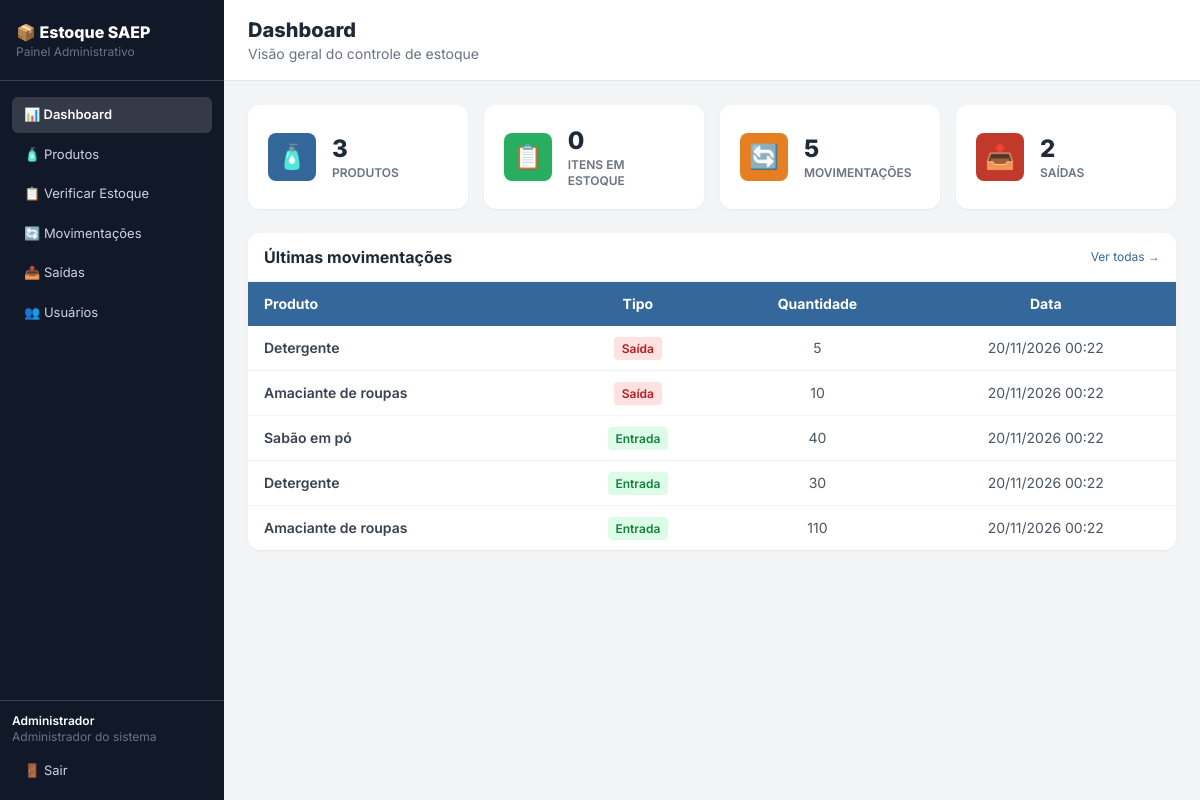
The app's page /index.php (signed in) with its own data.
### tables this page shows
CREATE TABLE `user` (
    id_user INT AUTO_INCREMENT NOT NULL PRIMARY KEY,
    nome VARCHAR(100) NOT NULL,
    login VARCHAR(50) NOT NULL UNIQUE,
    senha_hash VARCHAR(255) NOT NULL,
    perfil VARCHAR(10) NOT NULL DEFAULT 'OPERADOR' CHECK (perfil IN ('ADMIN', 'OPERADOR')),
    ativo TINYINT(1) NOT NULL DEFAULT 1
);

CREATE TABLE movimentacao (
    id_movimentacao INT AUTO_INCREMENT NOT NULL PRIMARY KEY,
    tipo VARCHAR(10) NOT NULL CHECK (tipo IN ('ENTRADA', 'SAIDA')),
    quantidade INTEGER NOT NULL CHECK (quantidade > 0),
    id_produto INTEGER NOT NULL,
    datetime_movimentacao DATETIME NOT NULL,
    id_user INTEGER NOT NULL,
    FOREIGN KEY (id_produto) REFERENCES produto(id_produto),
    FOREIGN KEY (id_user) REFERENCES `user`(id_user)
);

CREATE TABLE produto (
    id_produto INT AUTO_INCREMENT NOT NULL PRIMARY KEY,
    nome VARCHAR(100) NOT NULL,
    quantidade_estoque INTEGER NOT NULL DEFAULT 0 CHECK (quantidade_estoque >= 0),
    valor_unitario NUMERIC(10,2) NOT NULL,
    data_cadastro DATE NOT NULL DEFAULT (CURRENT_DATE)
);

### includes/auth.php (called while the page is built, shortened)
<?php
require_once __DIR__ . '/../conexao.php';
function usuario_logado() {
    return $_SESSION['usuario'] ?? null;
}
function eh_admin() {
    $u = usuario_logado();
    return $u && $u['perfil'] === PERFIL_ADMIN;
}
function exigir_login() {
    global $pdo;
    $u = usuario_logado();
    if ($u) {
        $st = $pdo->prepare("SELECT id_user, nome, login, perfil FROM `user` WHERE id_user = ? AND ativo = 1");
        $st->execute([$u['id_user']]);
        $atual = $st->fetch();
        if ($atual) {
            return;
        }
    }
    exit;
}

### index.php (the view)
<?php
require_once __DIR__ . '/includes/auth.php';
exigir_login();
require_once __DIR__ . '/includes/menu.php';
$sql = "SELECT
    (SELECT COUNT(*) FROM produto) AS produtos,
    (SELECT COALESCE(SUM(quantidade_estoque), 0) FROM produto) AS itens,
    (SELECT COUNT(*) FROM movimentacao) AS movimentacoes,
    (SELECT COUNT(*) FROM movimentacao WHERE tipo = 'SAIDA') AS saidas";
$totais = $pdo->query($sql)->fetch();
$cards = [
    ["🧴", "Produtos", $totais["produtos"], "produtos.php", "bg-senai-blue"],
    ["📋", "Itens em estoque", $totais["itens"], "estoque.php", "bg-senai-green"],
    ["🔄", "Movimentações", $totais["movimentacoes"], "movimentacoes.php", "bg-senai-orange"],
    ["📤", "Saídas", $totais["saidas"], "saidas.php", "bg-senai-red"],
];
?>
    <main class="flex-1 flex flex-col">
        <div class="bg-white border-b border-gray-200 px-6 py-4">
            <h1 class="text-xl font-extrabold text-gray-800">Dashboard</h1>
            <p class="text-sm text-gray-500">Visão geral do controle de estoque</p>
        </div>
        <div class="p-6 flex-1">
            <div class="grid grid-cols-2 lg:grid-cols-4 gap-4 mb-6">
                <?php foreach ($cards as $c): ?>
                    <a href="<?= $c[3] ?>" class="bg-white rounded-xl shadow-sm p-5 flex items-center gap-4 hover:shadow-md transition">
                        <div class="<?= $c[4] ?> text-white text-2xl w-12 h-12 rounded-lg flex items-center justify-center"><?= $c[0] ?></div>
                        <div>
                            <p class="text-2xl font-extrabold text-gray-800"><?= $c[2] ?></p>
                            <p class="text-xs text-gray-500 uppercase font-semibold"><?= $c[1] ?></p>
                        </div>
                    </a>
                <?php endforeach; ?>
            </div>
            <div class="bg-white rounded-xl shadow-sm overflow-hidden">
                <div class="px-4 py-3 border-b border-gray-100 flex items-center justify-between">
                    <h2 class="font-bold text-gray-800">Últimas movimentações</h2>
                    <a href="movimentacoes.php" class="text-xs text-senai-blue hover:underline">Ver todas →</a>
                </div>
                <table class="w-full text-sm">
                    <thead class="bg-senai-blue text-white">
                        <tr>
                            <th class="px-4 py-3 text-left">Produto</th>
                            <th class="px-4 py-3 text-center">Tipo</th>
                            <th class="px-4 py-3 text-center">Quantidade</th>
                            <th class="px-4 py-3 text-center">Data</th>
                        </tr>
                    </thead>
                    <tbody class="divide-y divide-gray-100">
                    <?php
                        $sql = "SELECT m.tipo, m.quantidade, m.datetime_movimentacao, p.nome
                                FROM movimentacao m
                                JOIN produto p ON p.id_produto = m.id_produto
                                ORDER BY m.id_movimentacao DESC LIMIT 5";
                        $movimentacoes = $pdo->query($sql)->fetchAll();
                        foreach ($movimentacoes as $m):
                    ?>
                        <tr class="hover:bg-gray-50 transition">
                            <td class="px-4 py-3 text-gray-700 font-semibold"><?= htmlspecialchars($m["nome"]) ?></td>
                            <td class="px-4 py-3 text-center">
                                <?php if ($m["tipo"] == "ENTRADA"): ?>
                                    <span class="bg-green-100 text-green-700 text-xs font-semibold px-2 py-1 rounded">Entrada</span>
                                <?php else: ?>
                                    <span class="bg-red-100 text-red-700 text-xs font-semibold px-2 py-1 rounded">Saída</span>
                                <?php endif; ?>
                            </td>
                            <td class="px-4 py-3 text-center text-gray-600"><?= $m["quantidade"] ?></td>
                            <td class="px-4 py-3 text-center text-gray-600"><?= date("d/m/Y H:i", strtotime($m["datetime_movimentacao"])) ?></td>
                        </tr>
                    <?php endforeach; ?>
                    </tbody>
                </table>
            </div>
        </div>
    </main>
</body>
</html>

### includes/menu.php (shortened to what this page needs)
<?php
$pagina = basename($_SERVER['PHP_SELF']);
$ativo = function ($prefixo) use ($pagina) {
    return strpos($pagina, $prefixo) === 0 ? 'active' : '';
};
?>
<!DOCTYPE html>
<html lang="pt-BR">
<head>
    <script src="https://cdn.tailwindcss.com"></script>
</head>
<body class="bg-gray-100 min-h-screen flex">
    <aside class="w-56 bg-gray-900 min-h-screen flex flex-col flex-shrink-0">
        <div class="px-4 py-5 border-b border-gray-700"><p class="text-white font-extrabold text-base">📦 Estoque SAEP</p><p class="text-gray-500 text-xs"><?= eh_admin() ? "Painel Administrativo" : "Painel do Almoxarifado" ?></p></div>
        <nav class="flex-1 p-3 space-y-1 pt-4">
            <a href="index.php"         class="nav-link <?= $ativo('index') ?>">📊 Dashboard</a>
            <a href="produtos.php"      class="nav-link <?= $ativo('produto') ?>">🧴 Produtos</a>
            <a href="estoque.php"       class="nav-link <?= $ativo('estoque') ?>">📋 Verificar Estoque</a>
            <a href="movimentacoes.php" class="nav-link <?= $ativo('movimentac') ?>">🔄 Movimentações</a>
            <a href="saidas.php"        class="nav-link <?= $ativo('saidas') ?>">📤 Saídas</a>
            <?php if (eh_admin()): ?>
            <a href="usuarios.php"      class="nav-link <?= $ativo('usuario') ?>">👥 Usuários</a>
            <?php endif; ?>
        </nav>
        <?php $u = usuario_logado(); if ($u): ?>
        <div class="p-3 border-t border-gray-700">
            <p class="text-white text-xs font-semibold truncate"><?= htmlspecialchars($u["nome"]) ?></p>
            <p class="text-gray-500 text-xs mb-2"><?= htmlspecialchars(PERFIS[$u["perfil"]] ?? $u["perfil"]) ?></p>
            <a href="logout.php" class="nav-link">🚪 Sair</a>
        </div>
        <?php endif; ?>
    </aside>

### includes/menu.php (style rules this page uses)
body { font-family: 'Inter', sans-serif; }
.nav-link { display:flex; align-items:center; gap:8px; padding:8px 12px; border-radius:6px; font-size:13px; cursor:pointer; transition:background .15s; color:#cbd5e1; }
.nav-link.active { background:rgba(255,255,255,.15); color:#fff; font-weight:600; }

### records on screen
user: nome "Administrador", perfil "Administrador do sistema"
movimentacao: id_produto.nome "Detergente", tipo "Saída", quantidade "5", datetime_movimentacao "20/11/2026 00:22"
movimentacao: id_produto.nome "Amaciante de roupas", tipo "Saída", quantidade "10", datetime_movimentacao "20/11/2026 00:22"
movimentacao: id_produto.nome "Sabão em pó", tipo "Entrada", quantidade "40", datetime_movimentacao "20/11/2026 00:22"
movimentacao: id_produto.nome "Detergente", tipo "Entrada", quantidade "30", datetime_movimentacao "20/11/2026 00:22"
movimentacao: id_produto.nome "Amaciante de roupas", tipo "Entrada", quantidade "110", datetime_movimentacao "20/11/2026 00:22"

### other values on screen
$c[0] "🧴"
$c[2] "3"
$c[1] "PRODUTOS"
$c[0] "📋"
$c[2] "0"
$c[1] "ITENS EM ESTOQUE"
$c[0] "🔄"
$c[2] "5"
$c[1] "MOVIMENTAÇÕES"
$c[0] "📤"
$c[2] "2"
$c[1] "SAÍDAS"
